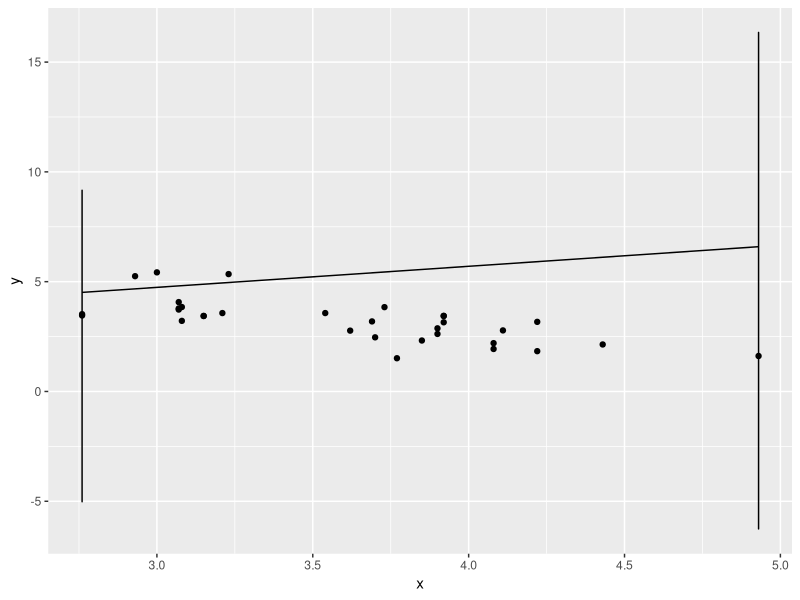

Reproduce this figure in R. (Note: this script raises an error after producing the figure.)
## ---- chunk 1
knitr::opts_chunk$set(echo = FALSE, ffmpeg.format = "mp4",
                      cache = TRUE)
library(magrittr)
library(ggplot2)
library(gganimate)
## ---- chunk 2
rand <- list()

xhat <- mean(mtcars$drat)
yhat <- mean(mtcars$wt)
xmin <- min(mtcars$drat)
xmax <- max(mtcars$drat)

for(i in 1:10){
  slope <- runif(1,-10,10)
  ymax <- yhat + slope*(xmax - xhat)
  ymin <- yhat + slope*(xmin - xhat)
  rand[[i]] <- rbind(c(xmin, ymin, i),c(xmax, ymax, i))
}

rand <- do.call(rbind.data.frame, rand)
colnames(rand) <- c("x","y","iter")

rndPlot <-
  ggplot(rand, aes(x = x, y = y, frame = iter))+
  geom_line()+
  geom_point(data = mtcars, aes(x = drat, y = wt), inherit.aes = F)

gganimate(rndPlot)
## ---- chunk 3
xhat <- mean(mtcars$drat)
yhat <- mean(mtcars$wt)
xmin <- rep(min(mtcars$drat), 4)
xmax <- rep(max(mtcars$drat), 4)

evo <- list()

for(i in 1:10){
  if(i == 1){
    slope <- runif(10,-10,10)
  } else{
    slope <- c(slope, (slope[1]+slope[-1])/2)
  }
  
  SSR <- c()
  for(j in slope){
    SSR <- c(SSR, sum((mtcars$wt - (mtcars$drat - xhat) * j - yhat)^2))
  }
  
  parents <- order(SSR)[1:4]
  
  slope <- slope[parents]
  
  ymax <- yhat + slope*(xmax - xhat)
  ymin <- yhat + slope*(xmin - xhat)
  iter <- i
  col <- rep(1:4, each = 2)
  
  evo[[i]] <- cbind(c(rbind(xmin,xmax)), c(rbind(ymin, ymax)), iter, col)
  
}
evo <- do.call(rbind.data.frame, evo)
colnames(evo) <- c("x", "y", "iter", "col")


evoPlot <-
  ggplot(evo, aes(x = x, y = y, frame = iter, col = as.factor(col)))+
  geom_line()+
  geom_point(data = mtcars, aes(x = drat, y = wt), inherit.aes = F)+
  theme(legend.position = 'none')

gganimate(evoPlot)
